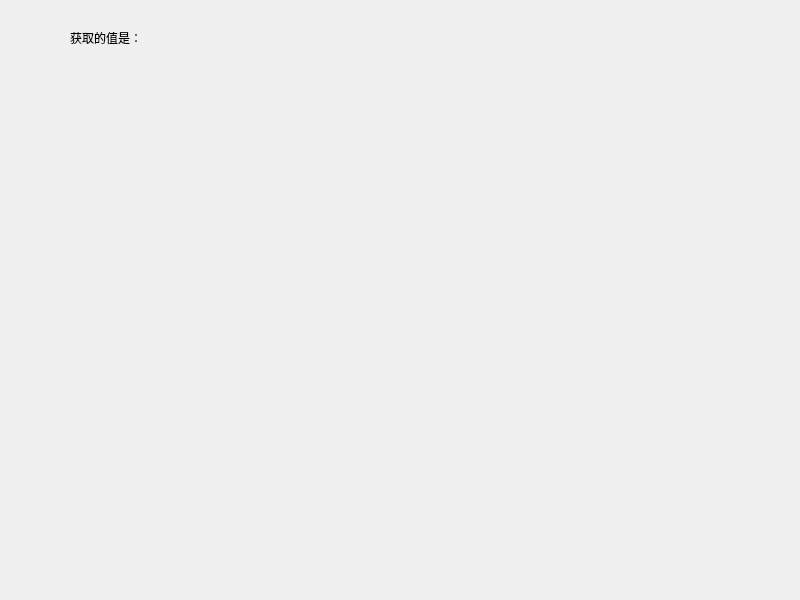
<?xml version="1.0" encoding="UTF-8"?>
<ui version="4.0">
 <class>Widget</class>
 <widget class="QWidget" name="Widget">
  <property name="geometry">
   <rect>
    <x>0</x>
    <y>0</y>
    <width>800</width>
    <height>600</height>
   </rect>
  </property>
  <property name="windowTitle">
   <string>Widget</string>
  </property>
  <widget class="QLabel" name="label">
   <property name="geometry">
    <rect>
     <x>70</x>
     <y>30</y>
     <width>121</width>
     <height>16</height>
    </rect>
   </property>
   <property name="text">
    <string>获取的值是：</string>
   </property>
  </widget>
 </widget>
 <resources/>
 <connections/>
</ui>
